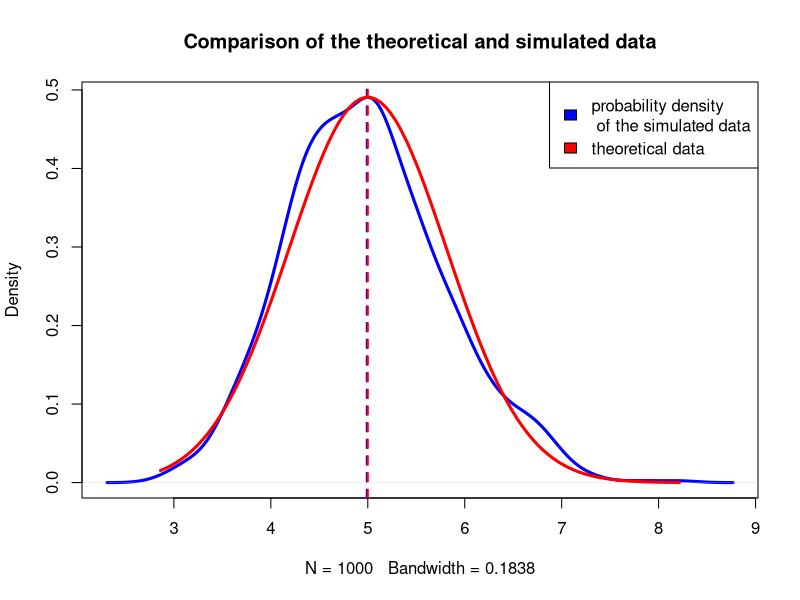

The R source for this figure:
## ---- chunk 1
ld = 0.2 #lambda - parameter of the distribution
N = 1000 #Number of simulations
n = 40
mu = 1 / ld #theoretical value of the mean

mns = NULL
for (i in 1:N) {
  mns = c(mns, mean(rexp(n, ld)))    
}

standard.error <- sd(mns) / sqrt(length(mns)) # standard error of the sampled data
## ---- chunk 2
print(c("Mean of the exponentials = ", toString(mean(mns))))
print(c("Theoretical mean = ", toString(mu)))
print(c("Difference between sampled and theoretical mean = ", toString(mean(mns) - mu)))
## ---- chunk 3
print(c("Standard error of the sampled data = ", toString(standard.error)))
## ---- chunk 4
x <- mns
y.list = density(x)
plot(y.list, col="blue", main="Comparison of the theoretical and simulated data", lwd=3)
abline(v=mean(mns), lty=2, col="blue", lwd=2)

xfit <- seq(min(mns), max(mns), length=100) 
yfit <- dnorm(xfit, mean = 1 / ld, sd=sd(x)) 

lines(xfit, yfit, col="red", lwd=3)
abline(v=1/ld, lty=2, col="red", lwd=2)

legend("topright", c("probability density\n of the simulated data",
                     "theoretical data"), fill=c("blue", "red"))
